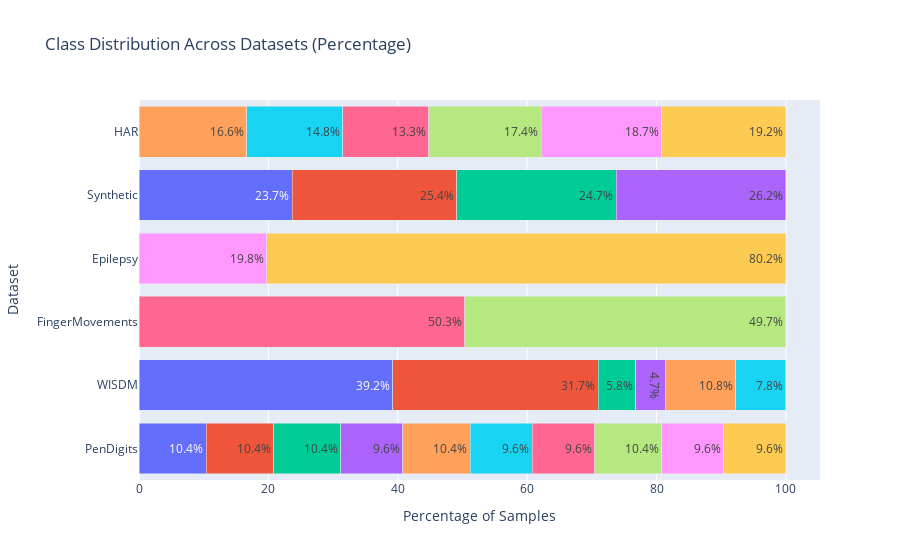

This figure's notebook cell:
### Code cell
fig = go.Figure()

for dataset_name in datasets:
    labels = datasets[dataset_name]["train"]["labels"]
    unique_classes, class_counts = torch.unique(labels, return_counts=True)
    percentages = (class_counts / torch.sum(class_counts) * 100)
    
    for class_idx, (class_count, percentage) in enumerate(zip(class_counts, percentages)):
        fig.add_trace(go.Bar(
            y=[dataset_name],
            x=[percentage],
            name=f"Class {class_idx}",
            orientation="h",
            text=[f"{percentage:.1f}%"],
            hoverinfo="text+name",
        ))

fig.update_layout(
    title="Class Distribution Across Datasets (Percentage)",
    barmode="stack",
    xaxis_title="Percentage of Samples",
    yaxis_title="Dataset",
    showlegend=False
)
fig

### Figure 1 — Plotly figure (JSON) as saved in the notebook; plotly's stock layout.template omitted (floating-point values rounded to 4 significant figures)
{"data": [{"hoverinfo": "text+name", "name": "Class 0", "orientation": "h", "text": ["10.4%"], "type": "bar", "x": [10.41], "y": ["PenDigits"]}, {"hoverinfo": "text+name", "name": "Class 1", "orientation": "h", "text": ["10.4%"], "type": "bar", "x": [10.39], "y": ["PenDigits"]}, {"hoverinfo": "text+name", "name": "Class 2", "orientation": "h", "text": ["10.4%"], "type": "bar", "x": [10.41], "y": ["PenDigits"]}, {"hoverinfo": "text+name", "name": "Class 3", "orientation": "h", "text": ["9.6%"], "type": "bar", "x": [9.594], "y": ["PenDigits"]}, {"hoverinfo": "text+name", "name": "Class 4", "orientation": "h", "text": ["10.4%"], "type": "bar", "x": [10.41], "y": ["PenDigits"]}, {"hoverinfo": "text+name", "name": "Class 5", "orientation": "h", "text": ["9.6%"], "type": "bar", "x": [9.608], "y": ["PenDigits"]}, {"hoverinfo": "text+name", "name": "Class 6", "orientation": "h", "text": ["9.6%"], "type": "bar", "x": [9.608], "y": ["PenDigits"]}, {"hoverinfo": "text+name", "name": "Class 7", "orientation": "h", "text": ["10.4%"], "type": "bar", "x": [10.38], "y": ["PenDigits"]}, {"hoverinfo": "text+name", "name": "Class 8", "orientation": "h", "text": ["9.6%"], "type": "bar", "x": [9.594], "y": ["PenDigits"]}, {"hoverinfo": "text+name", "name": "Class 9", "orientation": "h", "text": ["9.6%"], "type": "bar", "x": [9.594], "y": ["PenDigits"]}, {"hoverinfo": "text+name", "name": "Class 0", "orientation": "h", "text": ["39.2%"], "type": "bar", "x": [39.24], "y": ["WISDM"]}, {"hoverinfo": "text+name", "name": "Class 1", "orientation": "h", "text": ["31.7%"], "type": "bar", "x": [31.72], "y": ["WISDM"]}, {"hoverinfo": "text+name", "name": "Class 2", "orientation": "h", "text": ["5.8%"], "type": "bar", "x": [5.808], "y": ["WISDM"]}, {"hoverinfo": "text+name", "name": "Class 3", "orientation": "h", "text": ["4.7%"], "type": "bar", "x": [4.662], "y": ["WISDM"]}, {"hoverinfo": "text+name", "name": "Class 4", "orientation": "h", "text": ["10.8%"], "type": "bar", "x": [10.81], "y": ["WISDM"]}, {"hoverinfo": "text+name", "name": "Class 5", "orientation": "h", "text": ["7.8%"], "type": "bar", "x": [7.757], "y": ["WISDM"]}, {"hoverinfo": "text+name", "name": "Class 0", "orientation": "h", "text": ["50.3%"], "type": "bar", "x": [50.32], "y": ["FingerMovements"]}, {"hoverinfo": "text+name", "name": "Class 1", "orientation": "h", "text": ["49.7%"], "type": "bar", "x": [49.68], "y": ["FingerMovements"]}, {"hoverinfo": "text+name", "name": "Class 0", "orientation": "h", "text": ["19.8%"], "type": "bar", "x": [19.78], "y": ["Epilepsy"]}, {"hoverinfo": "text+name", "name": "Class 1", "orientation": "h", "text": ["80.2%"], "type": "bar", "x": [80.22], "y": ["Epilepsy"]}, {"hoverinfo": "text+name", "name": "Class 0", "orientation": "h", "text": ["23.7%"], "type": "bar", "x": [23.7], "y": ["Synthetic"]}, {"hoverinfo": "text+name", "name": "Class 1", "orientation": "h", "text": ["25.4%"], "type": "bar", "x": [25.4], "y": ["Synthetic"]}, {"hoverinfo": "text+name", "name": "Class 2", "orientation": "h", "text": ["24.7%"], "type": "bar", "x": [24.7], "y": ["Synthetic"]}, {"hoverinfo": "text+name", "name": "Class 3", "orientation": "h", "text": ["26.2%"], "type": "bar", "x": [26.2], "y": ["Synthetic"]}, {"hoverinfo": "text+name", "name": "Class 0", "orientation": "h", "text": ["16.6%"], "type": "bar", "x": [16.65], "y": ["HAR"]}, {"hoverinfo": "text+name", "name": "Class 1", "orientation": "h", "text": ["14.8%"], "type": "bar", "x": [14.84], "y": ["HAR"]}, {"hoverinfo": "text+name", "name": "Class 2", "orientation": "h", "text": ["13.3%"], "type": "bar", "x": [13.26], "y": ["HAR"]}, {"hoverinfo": "text+name", "name": "Class 3", "orientation": "h", "text": ["17.4%"], "type": "bar", "x": [17.41], "y": ["HAR"]}, {"hoverinfo": "text+name", "name": "Class 4", "orientation": "h", "text": ["18.7%"], "type": "bar", "x": [18.67], "y": ["HAR"]}, {"hoverinfo": "text+name", "name": "Class 5", "orientation": "h", "text": ["19.2%"], "type": "bar", "x": [19.16], "y": ["HAR"]}], "layout": {"barmode": "stack", "showlegend": false, "title": {"text": "Class Distribution Across Datasets (Percentage)"}, "xaxis": {"title": {"text": "Percentage of Samples"}}, "yaxis": {"title": {"text": "Dataset"}}}}
